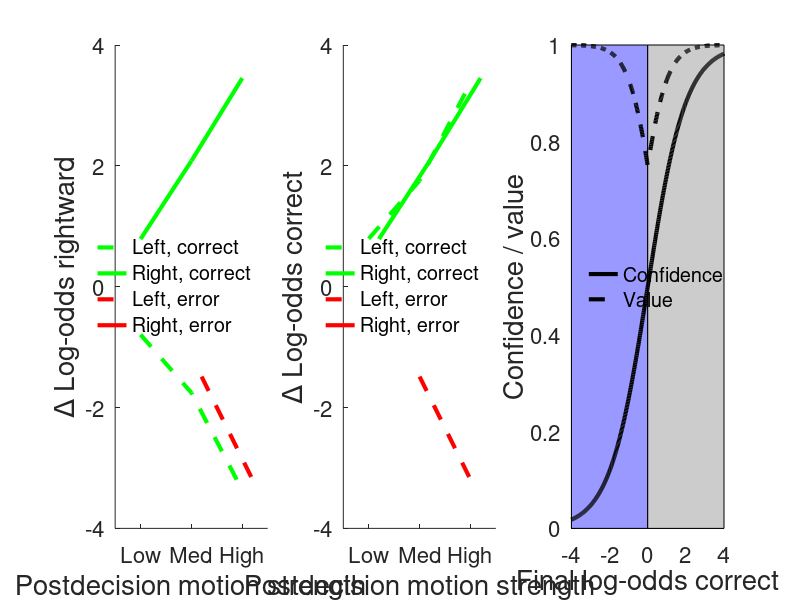

The MATLAB script that drew this image:
% Simulation of Bayesian change of mind model
% Reproduces Figure 1 in Fleming, van der Putten & Daw
%
% Steve Fleming stephen.fleming@ucl.ac.uk 2017

clear all
close all

% ntrials = 10000;  % N trials per condition
ntrials = 100;
k1 = 4; % mapping from coherence to evidence 
m = 0; % choice bias
coh = linspace(0.1,0.5,3); % coherence values 

% Likelihood distributions marginalizing coherence
muT = sum(k1.*coh)/3;
varT = (sum((k1.*coh - muT).^2)./3) + 1;

% Simulate trials
for pre = 1:length(coh)
    for post = 1:length(coh)
        
        theta1 = coh(pre);
        theta2 = coh(post);
        
        for i = 1:ntrials
            
            s = rand;
            if s < 0.5 
                d(i) = -1;
            else
                d(i) = 1;
            end
            
            x1 = normrnd(d(i)*k1*theta1, 1);
            x2 = normrnd(d(i)*k1*theta2, 1);
            
            if x1 > m
                a = 1;
            else
                a = 0;
            end
            
            if (d(i) == 1 & a == 1) | (d(i) == -1 & a == 0)
                acc(i) = 1;
            else
                acc(i) = 0;
            end
            
            % Compute log-odds of d=1 (rightward motion) marginalizing over thetas
            LORpre(i) = (2*muT*x1)/varT;
            LORpost(i) = (2*muT*x2)/varT;
            LORtotal(i) = LORpre(i) + LORpost(i);
            
            % Change in coordinate frame for LO correct
            if a == 1
                LOCpre(i) = LORpre(i);
                LOCpost(i) = LORpost(i);
                LOCtotal(i) = LORtotal(i);
            else
                LOCpre(i) = -LORpre(i);
                LOCpost(i) = -LORpost(i);
                LOCtotal(i) = -LORtotal(i);
            end
            
        end
        % Mean change in log-odds induced by post-decision evidence split
        % by correct/error, and right/left motion direction
        mean_LORpost_cor_R(pre,post) = mean(LORpost(acc == 1 & d == 1));
        mean_LORpost_err_R(pre,post) = mean(LORpost(acc == 0 & d == 1));
        mean_LORpost_cor_L(pre,post) = mean(LORpost(acc == 1 & d == -1));
        mean_LORpost_err_L(pre,post) = mean(LORpost(acc == 0 & d == -1));
        mean_LOCpost_cor_R(pre,post) = mean(LOCpost(acc == 1 & d == 1));
        mean_LOCpost_err_R(pre,post) = mean(LOCpost(acc == 0 & d == 1));
        mean_LOCpost_cor_L(pre,post) = mean(LOCpost(acc == 1 & d == -1));
        mean_LOCpost_err_L(pre,post) = mean(LOCpost(acc == 0 & d == -1));

        mean_LOCcollapse_cor(pre,post) = mean(LOCpost(acc == 1));
        mean_LOCcollapse_err(pre,post) = mean(LOCpost(acc == 0));
    end
end

% % get means of columns to average over pre
post_LORacc = [mean(mean_LORpost_cor_L) mean(mean_LORpost_cor_R) mean(mean_LORpost_err_L) mean(mean_LORpost_err_R)];
post_LOCacc = [mean(mean_LOCpost_cor_L) mean(mean_LOCpost_cor_R) mean(mean_LOCpost_err_L) mean(mean_LOCpost_err_R)];

%% Summary figures collapsing over levels of pre coherence
h1 = figure;
set(gcf, 'Position', [400 400 1200 300])
subplot(1,3,1)
plot([1 2 3], post_LORacc(1:3), 'g--', 'LineWidth', 3)
hold on
plot([1 2 3], post_LORacc(4:6), 'g', 'LineWidth', 3)
plot([1 2 3]+0.2, post_LORacc(7:9), 'r--', 'LineWidth', 3)
plot([1 2 3]+0.2, post_LORacc(10:12), 'r', 'LineWidth', 3)
set(gca, 'XLim', [0.5 3.5], 'XTick', [1 2 3], 'XTickLabel', {'Low', 'Med', 'High'}, 'FontSize', 16);
xlabel('Postdecision motion strength','FontSize',20);
ylabel('\Delta Log-odds rightward','FontSize',20)
legend('Left, correct', 'Right, correct', 'Left, error', 'Right, error', 'Location', 'East')
legend boxoff
box off

subplot(1,3,2)
plot([1 2 3], post_LOCacc(1:3), 'g--', 'LineWidth', 3)
hold on
plot([1 2 3]+0.2, post_LOCacc(4:6), 'g', 'LineWidth', 3)
plot([1 2 3], post_LOCacc(7:9), 'r--', 'LineWidth', 3)
plot([1 2 3]+0.2, post_LOCacc(10:12), 'r', 'LineWidth', 3)
set(gca, 'XLim', [0.5 3.5], 'XTick', [1 2 3], 'XTickLabel', {'Low', 'Med', 'High'}, 'FontSize', 16);
xlabel('Postdecision motion strength','FontSize',20);
ylabel('\Delta Log-odds correct','FontSize',20)
legend('Left, correct', 'Right, correct', 'Left, error', 'Right, error', 'Location', 'East')
legend boxoff
box off

% Confidence and value, show nonlinear transform from log-odds correct
baseLOC = linspace(-4,4,500);
conf = 1./(1+exp(-baseLOC));
acc = conf > 0.5;
qsr = 1-((acc - conf).^2);
subplot(1,3,3)
% line([0 0], [0 1], 'Color', 'k', 'LineStyle', '--', 'LineWidth', 2)
plot(baseLOC, conf, 'k', 'LineWidth', 3)
hold on
plot(baseLOC, qsr, 'k--', 'LineWidth', 3)
set(gca, 'FontSize', 16, 'XLim', [min(baseLOC) max(baseLOC)]);
xlabel('Final log-odds correct','FontSize',20);
ylabel('Confidence / value','FontSize',20)
fill([min(baseLOC) 0 0 min(baseLOC)], [0 0 1 1],[0.6 0.6 1]);
fill([0 max(baseLOC) max(baseLOC) 0], [0 0 1 1],[0.8 0.8 0.8]);
plot(baseLOC, conf, 'k', 'LineWidth', 3)
plot(baseLOC, qsr, 'k--', 'LineWidth', 3)
box off
legend('Confidence', 'Value', 'Location', 'West')
legend boxoff
